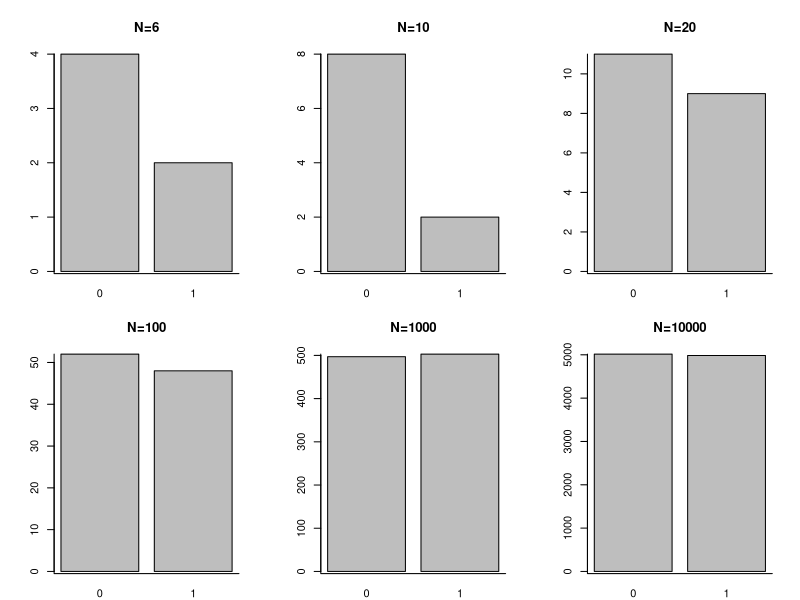
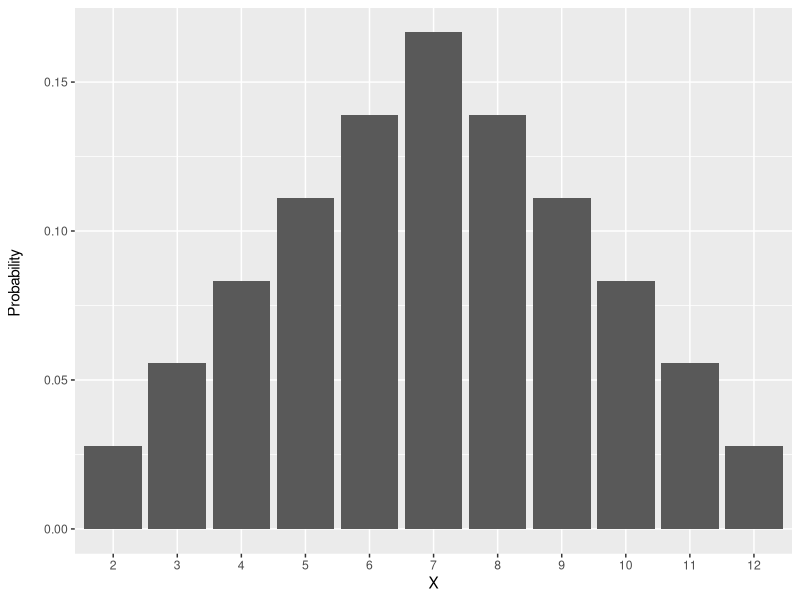

The R source for these figures, in order:
## ---- chunk 1
library(tidyverse)
library(kableExtra)
## ---- chunk 2
par(
  mfrow=c(2,3),
  mar=c(2, 4.1, 4.1, 2.1))
set.seed(101)
plot(as.factor(rbinom(6, 1, .50)), main="N=6")
box(bty="L")
set.seed(103)
plot(as.factor(rbinom(10, 1, .50)), main="N=10")
box(bty="L")
set.seed(104)
plot(as.factor(rbinom(20, 1, .50)), main="N=20")
box(bty="L")
set.seed(105)
plot(as.factor(rbinom(100, 1, .50)), main="N=100")
box(bty="L")
set.seed(106)
plot(as.factor(rbinom(1000, 1, .50)), main="N=1000")
box(bty="L")
set.seed(107)
plot(as.factor(rbinom(10000, 1, .50)), main="N=10000")
box(bty="L")

par(
  mfrow=c(1,1), 
  mar=c(5.1,4.1,4.1,2.1))
## ---- chunk 3
tibble(
  X = factor(c(2,3,3,4,4,4,5,5,5,5,6,6,6,6,6,7,7,7,7,7,7,8,8,8,8,8,9,9,9,9,10,10,10,11,11,12))
) %>%
  ggplot(., aes(x=X)) +
  geom_bar(aes(y = (..count..)/sum(..count..))) +
  ylab("Probability \n") 
